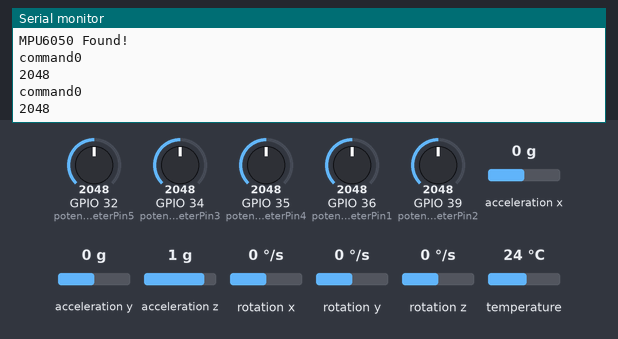
Bench run of a sketch on a simulated ESP32. On the bench: the last lines printed to the serial monitor. The inputs (shaded band) are chosen by the test bench; at power-on: acceleration x 0 g, GPIO 36 (potentiometerPin1) = 2048, GPIO 32 (potentiometerPin5) = 2048, GPIO 34 (potentiometerPin3) = 2048, GPIO 35 (potentiometerPin4) = 2048, GPIO 39 (potentiometerPin2) = 2048, acceleration y 0 g, acceleration z 1 g, rotation x 0 °/s, rotation y 0 °/s, rotation z 0 °/s, temperature 24 °C.

Above: at 1.4 s.
1.5 s: acceleration x set to -1.4 g
At 2.8 s:
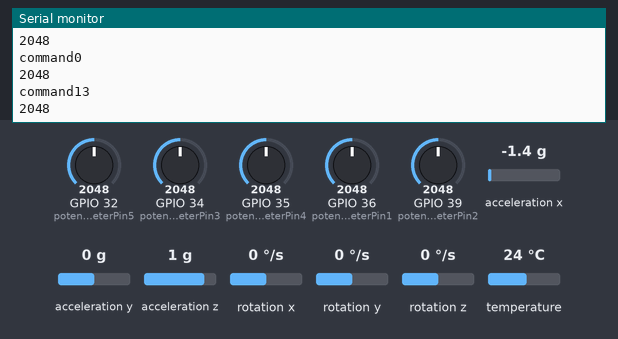
3.0 s: GPIO 36 (potentiometerPin1) set to 2866
At 3.9 s:
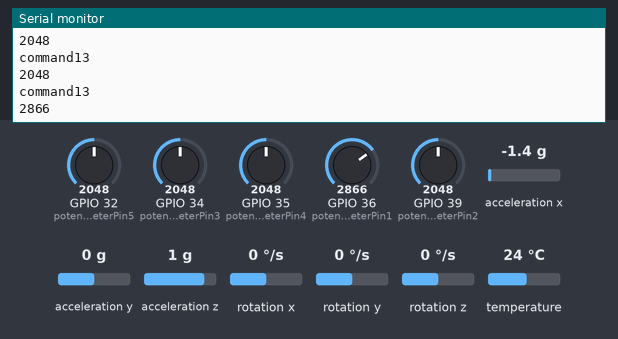
4.5 s: acceleration x set to 1.4 g
At 5.8 s:
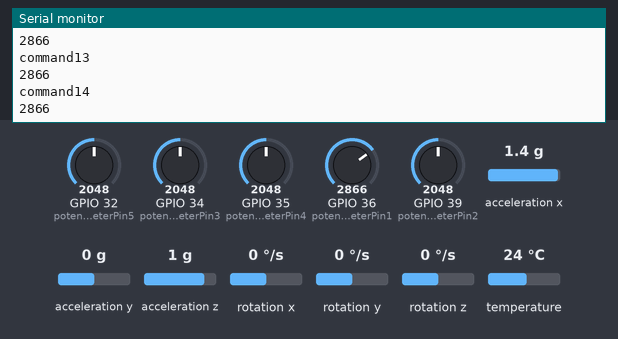
6.0 s: GPIO 36 (potentiometerPin1) set to 3972
At 7.0 s:
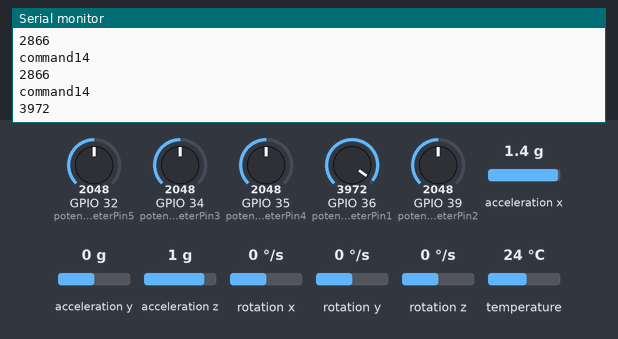
Timing chart, 0 to 8.5 s (numbered marks = the images above; inputs shaded):
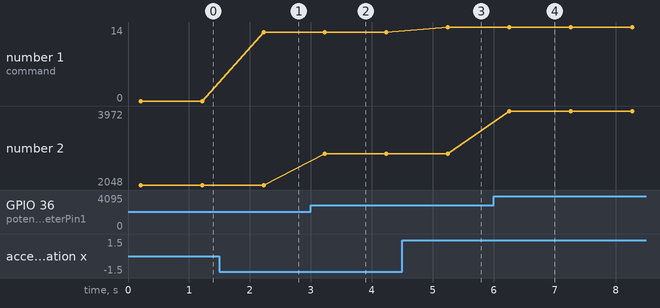

The sketch:

GloveCode.ino
```cpp
#include <ACB_Gloves.h>

ACB_Gloves gloves;     // gloves object

// Setup function to initialize the server and characteristics
void setup() {
  Serial.begin(115200);  // Start the Serial communication for debugging
  gloves.init();
}


void loop() {
  gloves.get_data();    // GET DATA
  Serial.println(gloves.get_command());   // GET COMMAND
  Serial.println(gloves.getPotData());
  delay(1000);
}
```

ACB_Gloves.cpp
```cpp
#include "ACB_Gloves.h"

Adafruit_MPU6050 mpu;

ACB_Gloves::ACB_Gloves()
{

}

void ACB_Gloves::init()
{
    Serial.begin(115200);
    while (!Serial)
        delay(10); // will pause Zero, Leonardo, etc until serial console opens

    // Try to initialize!
    while (!mpu.begin())
    {
        Serial.println("Failed to find MPU6050 chip");
        delay(10);
    }
    delay(100);
    Serial.println("MPU6050 Found!");

    // setupt motion detection
    mpu.setHighPassFilter(MPU6050_HIGHPASS_0_63_HZ); // Configure the cutoff frequency of the MPU6050 high-pass filter
    mpu.setMotionDetectionThreshold(1);              // Set the sensitivity threshold of motion detection
    mpu.setMotionDetectionDuration(20);              // Set the duration threshold for motion detection events.
    mpu.setInterruptPinLatch(true);                  // Keep it latched.  Will turn off when reinitialized.
    mpu.setInterruptPinPolarity(true);               // Configures the polarity of the interrupt pin
    mpu.setMotionInterrupt(true);                    // Enable motion detection interrupt.
    delay(100);
}

void ACB_Gloves::get_data()
{
    sensors_event_t a, g, temp;
    mpu.getEvent(&a, &g, &temp);

    // Read the MPU6050 value
    AccelX = a.acceleration.x;
    AccelY = a.acceleration.y;
    AccelZ = a.acceleration.z;

    // Read the Rotate the potentiometer value
    potValue1 = analogRead(potentiometerPin1);
    potValue2 = analogRead(potentiometerPin2);
    potValue3 = analogRead(potentiometerPin3);
    potValue4 = analogRead(potentiometerPin4);
    potValue5 = analogRead(potentiometerPin5);

    delay(5);
}

int ACB_Gloves::getPotData(){
    return analogRead(potentiometerPin1);;
}

String ACB_Gloves::get_command()
{
    if (AccelY < -5 && potValue1 < 200 && potValue2 < 200 && potValue3 < 200 & potValue4 < 200 && potValue5 < 200)
    {
        gloves_command = "command11";
    }

    else if (AccelY > 5 && potValue1 < 200 && potValue2 < 200 && potValue3 < 200 & potValue4 < 200 && potValue5 < 200)
    {
        gloves_command = "command12";
    }

    else if (AccelX < -5 && potValue1 < 200 && potValue2 < 200 && potValue3 < 200 & potValue4 < 200 && potValue5 < 200)
    {
        gloves_command = "command15";
    }

    else if (AccelX > 5 && potValue1 < 200 && potValue2 < 200 && potValue3 < 200 & potValue4 < 200 && potValue5 < 200)
    {
        gloves_command = "command16";
    }

    else if (AccelX < -8 && potValue1 > 200 && potValue2 > 200 && potValue3 > 200 & potValue4 > 200 && potValue5 > 200)
    {
        gloves_command = "command13";
    }

    else if (AccelX > 8 && potValue1 > 200 && potValue2 > 200 && potValue3 > 200 & potValue4 > 200 && potValue5 > 200)
    {
        gloves_command = "command14";
    }

    else if (AccelX > 5 && AccelY < -5 && potValue1 < 200 && potValue2 < 200 && potValue3 > 200 & potValue4 > 200 && potValue5 > 200)
    {
        gloves_command = "command17";
    }

    else if (AccelX > 5 && potValue1 < 200 && potValue2 < 200 && potValue3 > 200 & potValue4 > 200 && potValue5 > 200)
    {
        gloves_command = "command3";
    }
    else if (AccelX < -5 && potValue1 < 200 && potValue2 < 200 && potValue3 > 200 & potValue4 > 200 && potValue5 > 200)
    {
        gloves_command = "command4";
    }

    else if (AccelY < -5 && potValue1 > 200 && potValue2 < 200 && potValue3 > 200 & potValue4 > 200 && potValue5 > 200)
    {
        gloves_command = "command1";
    }
    else if (AccelY > 5 && potValue1 > 200 && potValue2 < 200 && potValue3 > 200 & potValue4 > 200 && potValue5 > 200)
    {
        gloves_command = "command2";
    }

    else if (AccelY < -5 && potValue1 > 200 && potValue2 < 200 && potValue3<200 & potValue4> 200 && potValue5 > 200)
    {
        gloves_command = "command5";
    }
    else if (AccelY > 5 && potValue1 > 200 && potValue2 < 200 && potValue3<200 & potValue4> 200 && potValue5 > 200)
    {
        gloves_command = "command6";
    }

    else if (AccelX < -5 && potValue1 > 200 && potValue2 < 200 && potValue3<200 & potValue4> 200 && potValue5 > 200)
    {
        gloves_command = "command9";
    }

    else if (AccelX > 5 && potValue1 > 200 && potValue2 < 200 && potValue3<200 & potValue4> 200 && potValue5 > 200)
    {
        gloves_command = "command10";
    }

    else if (AccelX < -5 && potValue1 > 200 && potValue2 < 200 && potValue3 < 200 & potValue4 < 200 && potValue5 < 200)
    {
        gloves_command = "command7";
    }

    else if (AccelX > 5 && potValue1 > 200 && potValue2 < 200 && potValue3 < 200 & potValue4 < 200 && potValue5 < 200)
    {
        gloves_command = "command8";
    }

    else
    {
        gloves_command = "command0";
    }

    return gloves_command;
}
```

ACB_Gloves.h
```cpp
#ifndef ACB_Gloves_H
#define ACB_Gloves_H

#include <Arduino.h>
#include <Adafruit_MPU6050.h>
#include <Adafruit_Sensor.h>

extern Adafruit_MPU6050 mpu;  // Mpu6050 object

class ACB_Gloves
{
	public:
		ACB_Gloves();

        void init();
        void get_data();
        String get_command();

        int potValue1 = 0;     // Potentiometer simulation value
        int potValue2 = 0;
        int potValue3 = 0;
        int potValue4 = 0;
        int potValue5 = 0;
        const int potentiometerPin1 = 36;  // Potentiometer PIN
        const int potentiometerPin2 = 39;
        const int potentiometerPin3 = 34;
        const int potentiometerPin4 = 35;
        const int potentiometerPin5 = 32;
        float AccelX, AccelY, AccelZ;  // Mpu6050 acceleration

        int getPotData();

        String gloves_command = "";

	private:

};

#endif
```

Measured:
- after the input at 1.5 s, the serial monitor: prints a new line after 0.72 s (image 1)
- after the input at 3.0 s, the serial monitor: prints a new line after 0.23 s (image 2)
- after the input at 4.5 s, the serial monitor: prints a new line after 0.75 s (image 3)
- after the input at 6.0 s, the serial monitor: prints a new line after 0.26 s (image 4)
- plotted number 1: 0 → 13 after the input at 1.5 s, 13 → 14 after the input at 4.5 s
- plotted number 2: 2048 → 2866 after the input at 3.0 s, 2866 → 3972 after the input at 6.0 s
